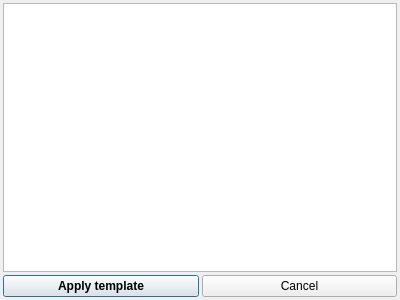
<?xml version="1.0" encoding="UTF-8"?>
<ui version="4.0">
 <class>ATemplateSelectionDialog</class>
 <widget class="QDialog" name="ATemplateSelectionDialog">
  <property name="geometry">
   <rect>
    <x>0</x>
    <y>0</y>
    <width>400</width>
    <height>300</height>
   </rect>
  </property>
  <property name="windowTitle">
   <string>Dialog</string>
  </property>
  <layout class="QVBoxLayout" name="verticalLayout">
   <property name="spacing">
    <number>3</number>
   </property>
   <property name="leftMargin">
    <number>3</number>
   </property>
   <property name="topMargin">
    <number>3</number>
   </property>
   <property name="rightMargin">
    <number>3</number>
   </property>
   <property name="bottomMargin">
    <number>3</number>
   </property>
   <item>
    <widget class="QTreeWidget" name="tw">
     <attribute name="headerVisible">
      <bool>false</bool>
     </attribute>
     <column>
      <property name="text">
       <string notr="true">1</string>
      </property>
     </column>
    </widget>
   </item>
   <item>
    <layout class="QHBoxLayout" name="horizontalLayout">
     <item>
      <widget class="QPushButton" name="pbAccept">
       <property name="font">
        <font>
         <weight>75</weight>
         <bold>true</bold>
        </font>
       </property>
       <property name="text">
        <string>Apply template</string>
       </property>
      </widget>
     </item>
     <item>
      <widget class="QPushButton" name="pbCancel">
       <property name="text">
        <string>Cancel</string>
       </property>
      </widget>
     </item>
    </layout>
   </item>
  </layout>
 </widget>
 <resources/>
 <connections/>
</ui>
